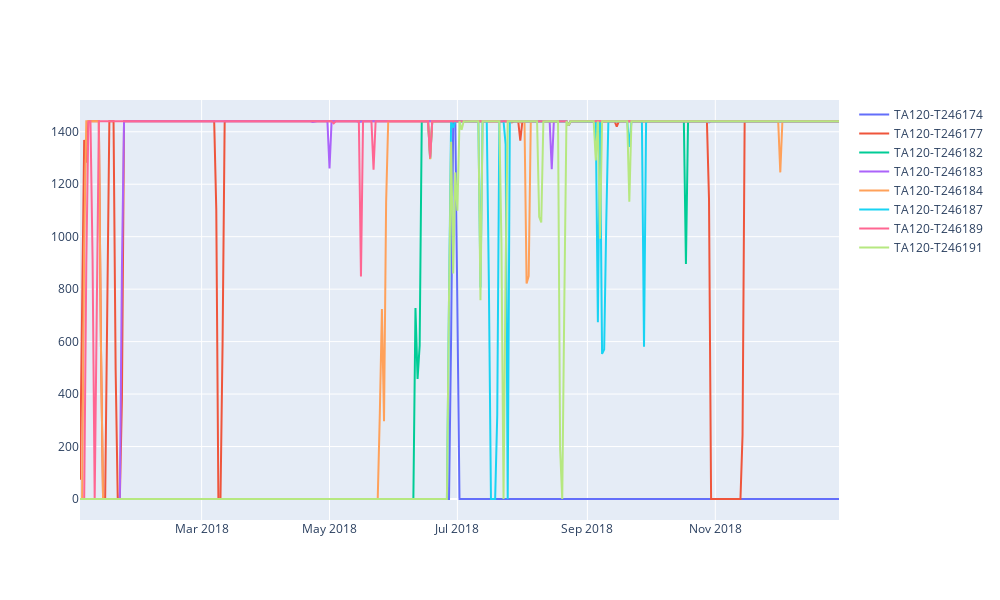

The cell this chart's notebook holds for it:
### Code cell
# Visualise above
traces = []

for col in daily_measurements.filter(regex='^TA120').columns:
    # print(col)
    trace = go.Scatter(
        x = daily_measurements['foo'],
        y = daily_measurements[col],
        mode = 'lines',
        name = col
    )
    traces.append(trace)

data = traces
layout = Layout(
    # showlegend=False,
    height=600,
    width=1000,
)

fig = dict( data=data, layout=layout )
iplot(fig)

### Figure 1 — Plotly figure (JSON) as saved in the notebook; plotly's stock layout.template omitted (floating-point values rounded to 4 significant figures; data arrays with more than 128 entries replaced by an {"elided": "..."} marker saying what was removed)
{"data": [{"mode": "lines", "name": "TA120-T246174", "type": "scatter", "x": {"elided": "363 str values"}, "y": {"elided": "363 int values"}}, {"mode": "lines", "name": "TA120-T246177", "type": "scatter", "x": {"elided": "363 str values"}, "y": {"elided": "363 int values"}}, {"mode": "lines", "name": "TA120-T246182", "type": "scatter", "x": {"elided": "363 str values"}, "y": {"elided": "363 int values"}}, {"mode": "lines", "name": "TA120-T246183", "type": "scatter", "x": {"elided": "363 str values"}, "y": {"elided": "363 int values"}}, {"mode": "lines", "name": "TA120-T246184", "type": "scatter", "x": {"elided": "363 str values"}, "y": {"elided": "363 int values"}}, {"mode": "lines", "name": "TA120-T246187", "type": "scatter", "x": {"elided": "363 str values"}, "y": {"elided": "363 int values"}}, {"mode": "lines", "name": "TA120-T246189", "type": "scatter", "x": {"elided": "363 str values"}, "y": {"elided": "363 int values"}}, {"mode": "lines", "name": "TA120-T246191", "type": "scatter", "x": {"elided": "363 str values"}, "y": {"elided": "363 int values"}}], "layout": {"height": 600, "width": 1000}}
